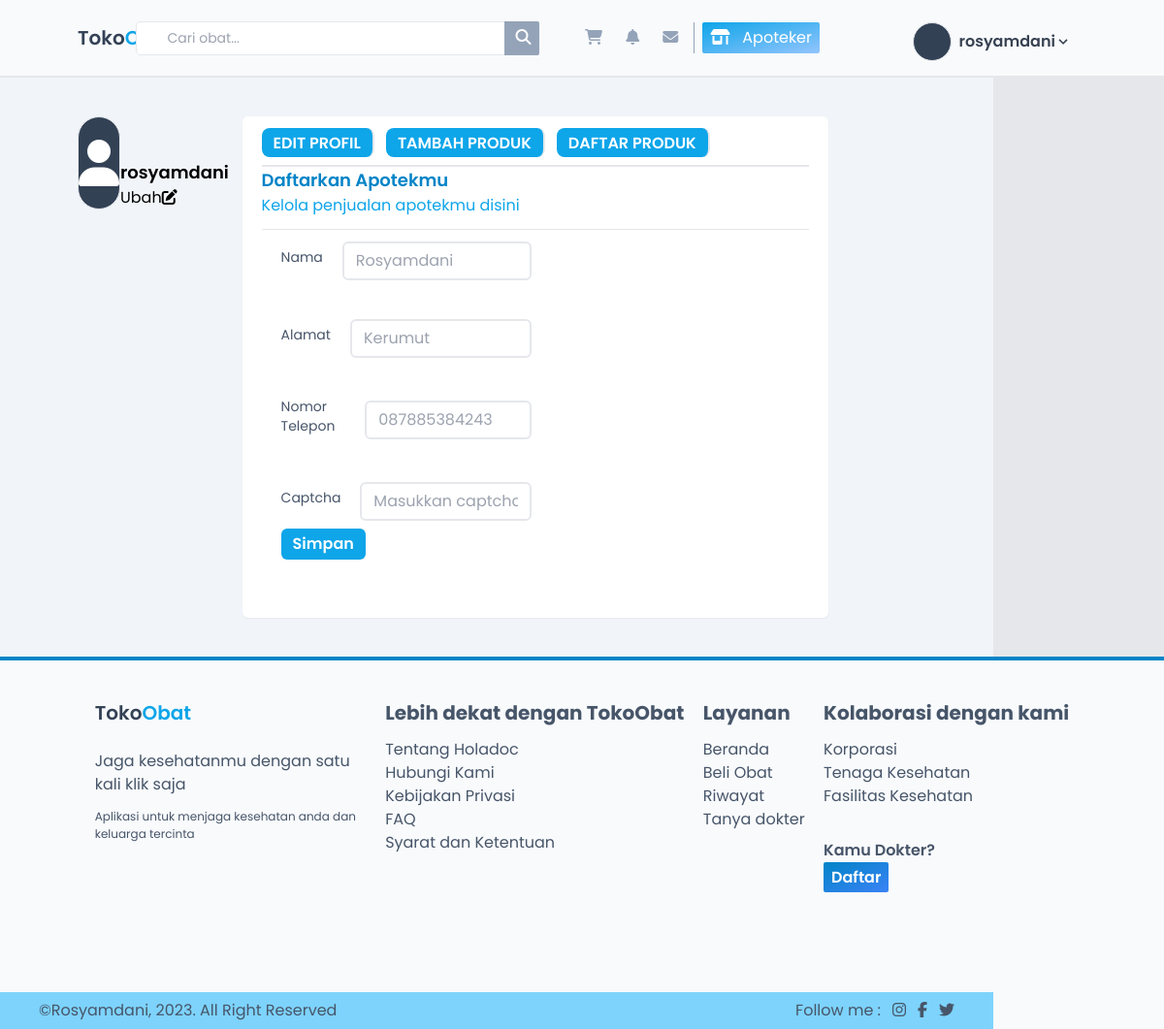
Page /apotek.php (signed in) on the committed database.
### tables this page shows
CREATE TABLE `apotek` (
  `id_apotek` int(11) NOT NULL,
  `id_user` int(11) NOT NULL,
  `nama_apotek` varchar(100) NOT NULL,
  `alamat` text NOT NULL,
  `no_telp` varchar(15) NOT NULL
);

### public/apotek.php (the view, shortened to what this page needs)
<?php
include 'koneksi.php';
if (!cekUser()) {
    header("Location:login.php");
} else {
    $id = $_SESSION['id_user'];
    $apoteker = cekProfilApotek($id);
    $select = mysqli_query($con, "SELECT * FROM apotek WHERE id_user = '$id'");
    if ($select->num_rows > 0) {
        $data = mysqli_fetch_array($select);
        $nama = $data['nama_apotek'];
        $alamat = $data['alamat'];
        $no_telp = $data['no_telp'];
    }
}
?>
<!DOCTYPE html>
<html lang="en">
<head>
    <link rel="stylesheet" href="css/tailwindStyle.css">
</head>
<body class="bg-gray-200 relative">
    <nav class="h-20 bg-slate-50 border-b-2 flex items-center justify-between px-20">
        <div class="logo w-2 mr-3 font-semibold text-xl text-slate-700"><a href="index.php">Toko<span class="text-sky-500">Obat</span></a></div>
        <div class="search-box w-[40%] -m-10">
            <div class="relative bg-white overflow-hidden rounded-sm h-[35px]">
                <form action="search.php" class="h-full">
                    <input type="text" placeholder="Cari obat..." class="bg-white text-sm rounded border w-[100%] h-full focus:border-slate-400 px-4 pl-8 py-1 focus:outline-none focus:shadow-outline-blue" name="cari_produk">
                    <button type="submit" class="absolute -right-[20px] -top-1 mt-1 mr-4 h-full w-10 bg-slate-400  hover:bg-gradient-to-br hover:from-sky-500 hover:to-blue-300">
                        <i class="fa-solid fa-magnifying-glass text-white"></i>
                    </button>
                </form>
            </div>
        </div>
        <div class="icon w-[250px] flex justify-between">
            <div class="flex px-2 py-1 hover:text-white hover:bg-gradient-to-br hover:from-sky-500 hover:to-blue-300 text-slate-400 rounded-sm"><a href=""><i class="fa-solid fa-cart-shopping"></i></a></div>
            <div class="flex px-2 py-1 hover:text-white hover:bg-gradient-to-br hover:from-sky-500 hover:to-blue-300 text-slate-400 rounded-sm"><a href=""><i class="fa-sharp fa-solid fa-bell"></i></a></div>
            <div class="flex px-2 py-1 hover:text-white hover:bg-gradient-to-br hover:from-sky-500 hover:to-blue-300 text-slate-400 rounded-sm"><a href=""><i class="fa-solid fa-envelope"></i></a></div>
            <div class="flex px-2 py-1 text-white bg-gradient-to-br from-sky-500 to-blue-300 rounded-sm"><a href="apotek.php"><i class="fa-solid fa-shop"></i> &nbsp; Apoteker</a></div>
        </div>
        <div class="account text-slate-500">
            <a href="profile.php" class="px-2 py-1 rounded-sm hover:text-slate-700 font-semibold flex items-center relative profil">
                <div class="group inline-block relative">
                    <button class="hover:bg-gradient-to-br hover:text-white hover:from-sky-500 hover:to-blue-300 text-gray-700 font-semibold py-1 px-2 rounded inline-flex items-center">
                        <div class="rounded-full w-10 h-10 border mr-2 bg-slate-700"></div><?= $_SESSION['user'] ?>
                        <svg class="fill-current h-4 w-4" xmlns="http://www.w3.org/2000/svg" viewBox="0 0 20 20">
                            <path d="M9.293 12.95l.707.707L15.657 8l-1.414-1.414L10 10.828 5.757 6.586 4.343 8z" />
                        </svg>
                    </button>
                </div>
            </a>
        </div>
    </nav>
    <section class="container bg-slate-100 pb-10">
        <div class="container px-20 pt-10 h flex">
            <div class="w-[15%] mr-10">
                <div class="flex w-full justify-between items-end">
                    <div class="foto rounded-full w-24 h-24 border bg-slate-700 flex justify-center items-center"><i class="fa-solid fa-user text-5xl text-white"></i></div>
                    <div class="Ubah Foto">
                        <p class="font-semibold text-lg"><?= $_SESSION['user'] ?></p>
                        <p>Ubah<i class="fa-solid fa-pen-to-square"></i></p>
                    </div>
                </div>
            </div>
            <div class="w-[70%] bg-white rounded-md shadow-sm px-5 py-3 max-h-fit pb-5 flex flex-col">
                <?php
                if ($apoteker) {
                ?>
                    <div class="w-[100%] flex h-10 border-b-2">
                        <a href="apotek.php" class="px-3 mr-3 bg-sky-500 text-white font-semibold rounded-lg mb-2 py-1 hover:bg-sky-400 border-r-2">EDIT PROFIL</a>
                        <a href="tambah_produk.php" class="px-3 mr-3 bg-sky-500 text-white font-semibold rounded-lg mb-2 py-1 hover:bg-sky-400 border-r-2">TAMBAH PRODUK</a>
                        <a href="daftar_produk.php" class="px-3 mr-3 bg-sky-500 text-white font-semibold rounded-lg mb-2 py-1 hover:bg-sky-400 border-r-2">DAFTAR PRODUK</a>
                    </div>
                <?php
                }
                ?>
                <p class="font-semibold text-lg text-sky-600">Daftarkan Apotekmu</p>
                <p class="text-sky-500">Kelola penjualan apotekmu disini</p>
                <hr class="my-3">
                <div class="w-[100%] mx-5 flex">
                    <div class="w-[50%] mr-5 h-[100%]">
                        <form method="POST">
                            <div class="flex mr-6 mb-10 items-center">
                                <label for="nama" class="flex text-slate-600 justify-end text-sm font-normal mb-2">
                                    Nama
                                </label>
                                <input type="nama" id="nama" name="nama" class="border-2 ml-5 w-full py-2 px-3 text-slate-600 leading-tight rounded-md focus:outline-none focus:shadow-outline-blue-500" placeholder="<?= @$nama ?>" />
                            </div>
                            <div class="flex mr-6 mb-10 items-center">
                                <label for="email" class="flex text-slate-600 justify-end text-sm font-normal mb-2">
                                    Alamat
                                </label>
                                <input type="text" id="email" name="alamat" class="border-2 ml-5 w-full py-2 px-3 text-slate-600 leading-tight rounded-md focus:outline-none focus:shadow-outline-blue-500" placeholder="<?= @$alamat ?>" />
                            </div>
                            <div class="flex mr-6 mb-10 items-center">
                                <label for="email" class="flex text-slate-600 justify-end text-sm font-normal mb-2">
                                    Nomor Telepon
                                </label>
                                <input type="text" id="email" name="no_telp" class="border-2 ml-5 w-full py-2 px-3 text-slate-600 leading-tight rounded-md focus:outline-none focus:shadow-outline-blue-500" placeholder="<?= @$no_telp ?>" />
                            </div>
                            <div class="flex mr-6 items-center">
                                <label for="email" class="text-slate-600 justify-end text-sm font-normal mb-2 ">
                                    <div>
                                        Captcha
                                    </div>
                                </label>
                                <input type="text" id="email" value="<?php echo $_SESSION['captcha_code']?>" name="captcha" class="border-2 ml-5 w-full py-2 px-3 text-slate-600 leading-tight rounded-md focus:outline-none focus:shadow-outline-blue-500" placeholder="Masukkan captcha disamping" />
                            </div>
                            <div class="mr-6 mb-10 items-center">
                                <button class="px-3 py-1 rounded-md text-white font-semibold bg-sky-500" name="submit-apotek">Simpan</button>
                            </div>
                        </form>
                    </div>
                    <div class="w-[40%] h-[300px]"></div>
                </div>
            </div>
        </div>
    </section>
    <section class="footer bg-slate-50 border-sky-600 border-t-4 h-96 text-slate-600">
        <div class="container w-[90%] h-[90%] flex mx-auto items-start pt-10 justify-around">
            <div class="w-[280px]">
                <div class="logo w-2 mr-3 font-semibold text-xl text-slate-700 mb-6"><a href="#">Toko<span class="text-sky-500">Obat</span></a></div>
                <p class="mb-3">Jaga kesehatanmu dengan satu kali klik saja</p>
                <p class="text-[12px]">Aplikasi untuk menjaga kesehatan anda dan keluarga tercinta</p>
            </div>
            <div>
                <h3 class="text-xl mb-3 font-bold">Lebih dekat dengan TokoObat</h3>
                <ul>
                    <li><a href="#" class="hover:text-sky-500 ease-in-out duration-300">Tentang Holadoc</a></li>
                    <li><a href="#" class="hover:text-sky-500 ease-in-out duration-300">Hubungi Kami</a></li>
                    <li><a href="#" class="hover:text-sky-500 ease-in-out duration-300">Kebijakan Privasi</a></li>
                    <li><a href="#" class="hover:text-sky-500 ease-in-out duration-300">FAQ</a></li>
                    <li><a href="#" class="hover:text-sky-500 ease-in-out duration-300">Syarat dan Ketentuan</a></li>
                </ul>
            </div>
            <div>
                <h3 class="text-xl mb-3 font-bold">Layanan</h3>
                <ul>
                    <li><a href="#" class="hover:text-sky-500 ease-in-out duration-300">Beranda</a></li>
                    <li><a href="#" class="hover:text-sky-500 ease-in-out duration-300">Beli Obat</a></li>
                    <li><a href="#" class="hover:text-sky-500 ease-in-out duration-300">Riwayat</a></li>
                    <li><a href="#" class="hover:text-sky-500 ease-in-out duration-300">Tanya dokter</a></li>
                </ul>
            </div>
            <div>
                <h3 class="text-xl mb-3 font-bold">Kolaborasi dengan kami</h3>
                <ul>
                    <li><a href="#" class="hover:text-sky-500 ease-in-out duration-300">Korporasi</a></li>
                    <li><a href="#" class="hover:text-sky-500 ease-in-out duration-300">Tenaga Kesehatan</a></li>
                    <li><a href="#" class="hover:text-sky-500 ease-in-out duration-300">Fasilitas Kesehatan</a></li>
                    <li class="flex flex-col justify-end font-semibold mt-8">Kamu Dokter? <div class="account text-slate-500 mt-1"><a href="#" class="px-2 py-1 rounded-sm text-white  bg-gradient-to-br from-sky-600 to-blue-500 hover:from-sky-800 hover:to-blue-700 font-semibold">Daftar</a></div>
                    </li>
                </ul>
            </div>
        </div>
        <div class="container h-[10%] items-center flex justify-between px-10 bg-sky-300">
            <span>&copy;Rosyamdani, <?= date("Y") ?>. All Right Reserved</span>
            <div class="flex ">
                <p>Follow me : </p>
                <a href="" class="ml-3 hover:text-pink-500"><i class="fa-brands fa-instagram"></i></a>
                <a href="" class="ml-3 hover:text-blue-800"><i class="fa-brands fa-facebook-f"></i></a>
                <a href="" class="ml-3 hover:text-sky-500"><i class="fa-brands fa-twitter"></i></a>
            </div>
        </div>
    </section>
</body>
</html>
<?php
function cekUser()
{
    if (isset($_SESSION['user'])) {
        return true;
    }
    return false;
}
function cekProfilApotek($id)
{
    include "koneksi.php";
    $cekIT = mysqli_query($con, "SELECT * FROM apotek");
    if ($cekIT->num_rows > 0) {
        while ($row = mysqli_fetch_array($cekIT)) {
            if ($row['id_user'] == $id) {
                return true;
            }
        }
    } else {
        return false;
    }
}

### public/apotek.php (style rules this page uses)
* { font-family: Poppins; }

### rows in the picture
apotek: nama "Rosyamdani", alamat "Kerumut", no_telp "087885384243"

### other values in the picture
$_SESSION['user'] "rosyamdani"
